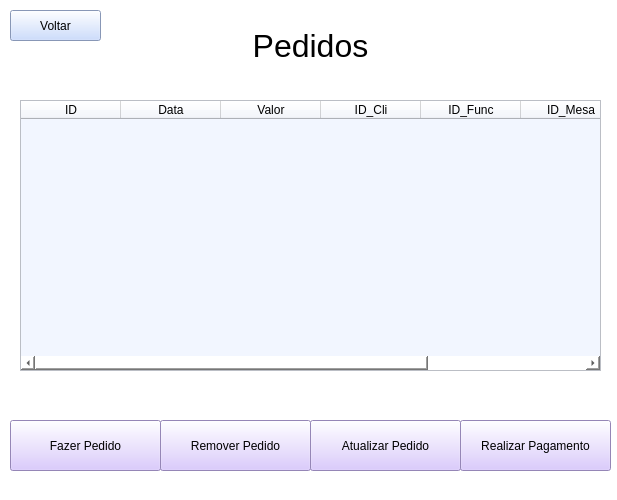
<?xml version="1.0" encoding="UTF-8"?>
<ui version="4.0">
 <class>MainWindow</class>
 <widget class="QMainWindow" name="MainWindow">
  <property name="geometry">
   <rect>
    <x>0</x>
    <y>0</y>
    <width>617</width>
    <height>500</height>
   </rect>
  </property>
  <property name="windowTitle">
   <string>MainWindow</string>
  </property>
  <property name="styleSheet">
   <string notr="true">background-color: rgb(255, 255, 255);</string>
  </property>
  <widget class="QWidget" name="centralwidget">
   <widget class="QPushButton" name="bt_fazerPedido">
    <property name="geometry">
     <rect>
      <x>10</x>
      <y>420</y>
      <width>151</width>
      <height>51</height>
     </rect>
    </property>
    <property name="styleSheet">
     <string notr="true">background-color: rgb(209, 187, 255);</string>
    </property>
    <property name="text">
     <string>Fazer Pedido</string>
    </property>
   </widget>
   <widget class="QTableWidget" name="tabela_pedidos">
    <property name="geometry">
     <rect>
      <x>20</x>
      <y>100</y>
      <width>581</width>
      <height>271</height>
     </rect>
    </property>
    <property name="styleSheet">
     <string notr="true">background-color: rgb(242, 246, 255);</string>
    </property>
    <column>
     <property name="text">
      <string>ID</string>
     </property>
    </column>
    <column>
     <property name="text">
      <string>Data</string>
     </property>
    </column>
    <column>
     <property name="text">
      <string>Valor</string>
     </property>
    </column>
    <column>
     <property name="text">
      <string>ID_Cli</string>
     </property>
    </column>
    <column>
     <property name="text">
      <string>ID_Func</string>
     </property>
    </column>
    <column>
     <property name="text">
      <string>ID_Mesa</string>
     </property>
    </column>
    <column>
     <property name="text">
      <string>ID_comida</string>
     </property>
    </column>
   </widget>
   <widget class="QPushButton" name="bt_removerPedido">
    <property name="geometry">
     <rect>
      <x>160</x>
      <y>420</y>
      <width>151</width>
      <height>51</height>
     </rect>
    </property>
    <property name="styleSheet">
     <string notr="true">background-color: rgb(209, 187, 255);</string>
    </property>
    <property name="text">
     <string>Remover Pedido</string>
    </property>
   </widget>
   <widget class="QPushButton" name="bt_atualizarPedido">
    <property name="geometry">
     <rect>
      <x>310</x>
      <y>420</y>
      <width>151</width>
      <height>51</height>
     </rect>
    </property>
    <property name="styleSheet">
     <string notr="true">background-color: rgb(209, 187, 255);</string>
    </property>
    <property name="text">
     <string>Atualizar Pedido</string>
    </property>
   </widget>
   <widget class="QPushButton" name="bt_pagamento">
    <property name="geometry">
     <rect>
      <x>460</x>
      <y>420</y>
      <width>151</width>
      <height>51</height>
     </rect>
    </property>
    <property name="styleSheet">
     <string notr="true">background-color: rgb(209, 187, 255);</string>
    </property>
    <property name="text">
     <string>Realizar Pagamento</string>
    </property>
   </widget>
   <widget class="QPushButton" name="bt_voltar">
    <property name="geometry">
     <rect>
      <x>10</x>
      <y>10</y>
      <width>91</width>
      <height>31</height>
     </rect>
    </property>
    <property name="styleSheet">
     <string notr="true">background-color: rgb(190, 211, 255);</string>
    </property>
    <property name="text">
     <string>Voltar</string>
    </property>
   </widget>
   <widget class="QLabel" name="label">
    <property name="geometry">
     <rect>
      <x>0</x>
      <y>20</y>
      <width>621</width>
      <height>51</height>
     </rect>
    </property>
    <property name="font">
     <font>
      <family>Microsoft Sans Serif</family>
      <pointsize>24</pointsize>
      <bold>false</bold>
     </font>
    </property>
    <property name="text">
     <string>Pedidos</string>
    </property>
    <property name="alignment">
     <set>AlignCenter</set>
    </property>
   </widget>
   <widget class="QLabel" name="txt_totalPedidos">
    <property name="geometry">
     <rect>
      <x>480</x>
      <y>40</y>
      <width>121</width>
      <height>51</height>
     </rect>
    </property>
    <property name="font">
     <font>
      <family>Microsoft JhengHei UI</family>
      <pointsize>16</pointsize>
      <bold>true</bold>
     </font>
    </property>
    <property name="text">
     <string/>
    </property>
    <property name="alignment">
     <set>AlignCenter</set>
    </property>
   </widget>
   <zorder>bt_fazerPedido</zorder>
   <zorder>tabela_pedidos</zorder>
   <zorder>bt_removerPedido</zorder>
   <zorder>bt_atualizarPedido</zorder>
   <zorder>bt_pagamento</zorder>
   <zorder>label</zorder>
   <zorder>bt_voltar</zorder>
   <zorder>txt_totalPedidos</zorder>
  </widget>
  <widget class="QStatusBar" name="statusbar"/>
 </widget>
 <resources/>
 <connections/>
</ui>
